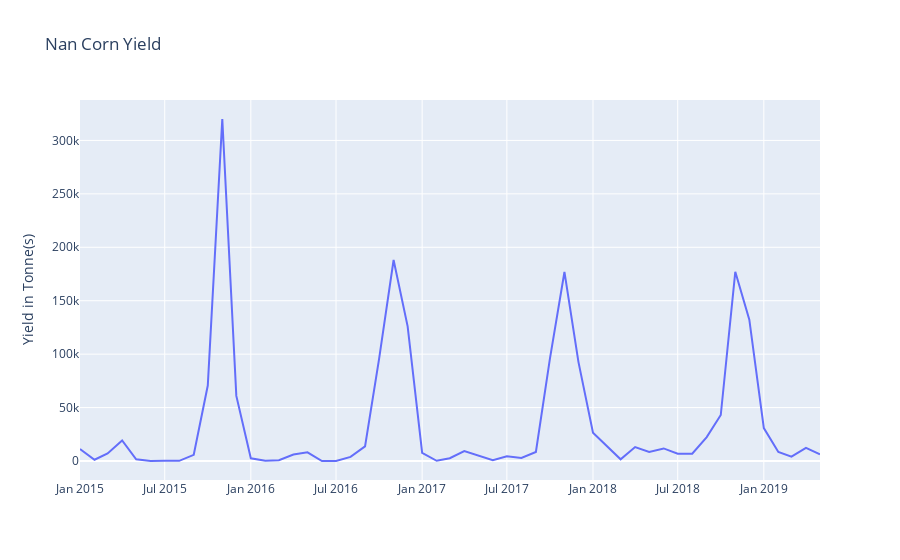

The notebook cell saved with this chart:
### Code cell
py.iplot({'data':go.Scatter(x=df_nan['ds'], y=df_nan['y'], name='y'),
         'layout':dict(title = 'Nan Corn Yield',
                       yaxis = dict(title = 'Yield in Tonne(s)'))
         })
